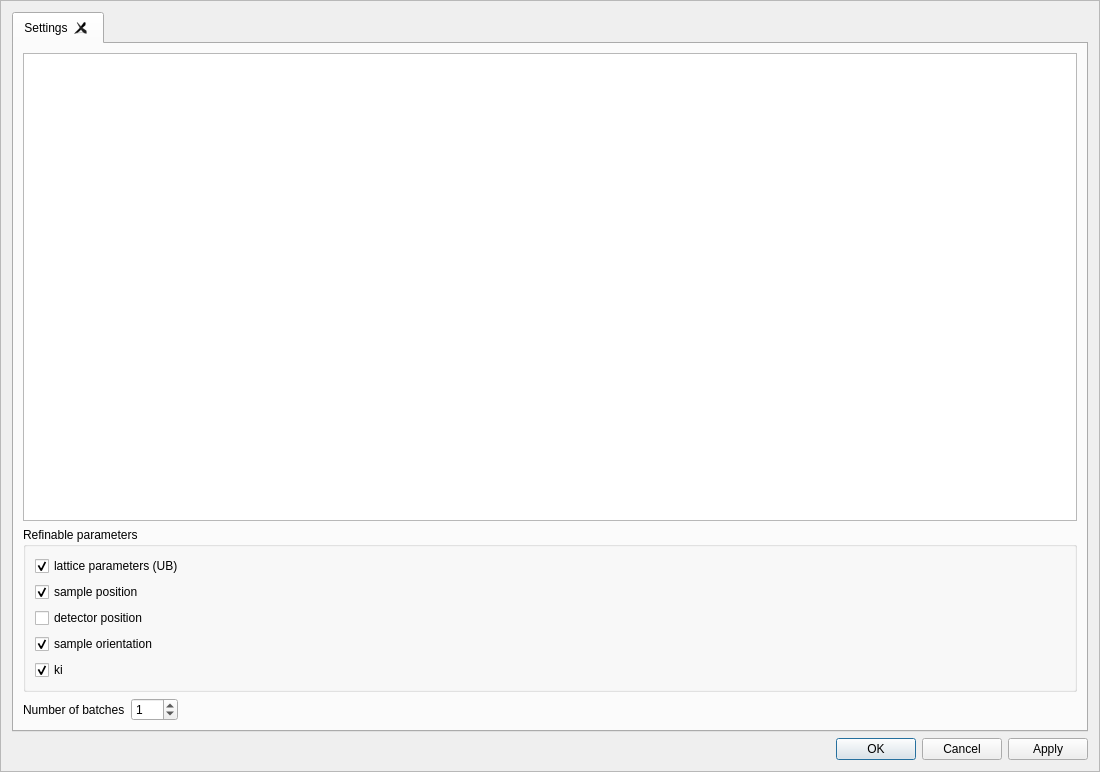
<?xml version="1.0" encoding="UTF-8"?>
<ui version="4.0">
 <class>FrameRefiner</class>
 <widget class="NSXQFrame" name="FrameRefiner">
  <property name="geometry">
   <rect>
    <x>0</x>
    <y>0</y>
    <width>1100</width>
    <height>772</height>
   </rect>
  </property>
  <property name="minimumSize">
   <size>
    <width>1100</width>
    <height>600</height>
   </size>
  </property>
  <property name="windowTitle">
   <string>Frame</string>
  </property>
  <property name="frameShape">
   <enum>QFrame::StyledPanel</enum>
  </property>
  <property name="frameShadow">
   <enum>QFrame::Raised</enum>
  </property>
  <layout class="QVBoxLayout" name="verticalLayout_4">
   <item>
    <widget class="QTabWidget" name="tabs">
     <property name="currentIndex">
      <number>0</number>
     </property>
     <property name="tabsClosable">
      <bool>true</bool>
     </property>
     <widget class="QWidget" name="settings">
      <attribute name="title">
       <string>Settings</string>
      </attribute>
      <layout class="QVBoxLayout" name="verticalLayout_3">
       <item>
        <widget class="PeakTableView" name="peaks"/>
       </item>
       <item>
        <layout class="QVBoxLayout" name="verticalLayout_2">
         <item>
          <widget class="QGroupBox" name="groupBox">
           <property name="title">
            <string>Refinable parameters</string>
           </property>
           <layout class="QVBoxLayout" name="verticalLayout">
            <item>
             <widget class="QCheckBox" name="refine_ub">
              <property name="toolTip">
               <string>&lt;html&gt;&lt;head/&gt;&lt;body&gt;&lt;p&gt;Refine the cell parameters (B matrix) alongside with the U matrix&lt;/p&gt;&lt;/body&gt;&lt;/html&gt;</string>
              </property>
              <property name="text">
               <string>lattice parameters (UB)</string>
              </property>
              <property name="checked">
               <bool>true</bool>
              </property>
             </widget>
            </item>
            <item>
             <widget class="QCheckBox" name="refine_sample_position">
              <property name="toolTip">
               <string>&lt;html&gt;&lt;head/&gt;&lt;body&gt;&lt;p&gt;Refine the sample position (offset according 0,0,0)&lt;/p&gt;&lt;/body&gt;&lt;/html&gt;</string>
              </property>
              <property name="text">
               <string>sample position</string>
              </property>
              <property name="checked">
               <bool>true</bool>
              </property>
             </widget>
            </item>
            <item>
             <widget class="QCheckBox" name="refine_detector_position">
              <property name="toolTip">
               <string>&lt;html&gt;&lt;head/&gt;&lt;body&gt;&lt;p&gt;Refine the detector offsets (according to (0,detector-to-sample-distance,0))&lt;/p&gt;&lt;/body&gt;&lt;/html&gt;</string>
              </property>
              <property name="text">
               <string>detector position</string>
              </property>
             </widget>
            </item>
            <item>
             <widget class="QCheckBox" name="refine_sample_orientation">
              <property name="toolTip">
               <string>&lt;html&gt;&lt;head/&gt;&lt;body&gt;&lt;p&gt;Refine the sample orientation (sample goniometer angles)&lt;/p&gt;&lt;/body&gt;&lt;/html&gt;</string>
              </property>
              <property name="text">
               <string>sample orientation</string>
              </property>
              <property name="checked">
               <bool>true</bool>
              </property>
             </widget>
            </item>
            <item>
             <widget class="QCheckBox" name="refine_ki">
              <property name="toolTip">
               <string>&lt;html&gt;&lt;head/&gt;&lt;body&gt;&lt;p&gt;The direction and norm of the incident beam. By refining the norm of this vector this corresponds to refining the wavelength.&lt;/p&gt;&lt;/body&gt;&lt;/html&gt;</string>
              </property>
              <property name="text">
               <string>ki</string>
              </property>
              <property name="checked">
               <bool>true</bool>
              </property>
             </widget>
            </item>
           </layout>
          </widget>
         </item>
         <item>
          <layout class="QHBoxLayout" name="horizontalLayout">
           <item>
            <widget class="QLabel" name="label">
             <property name="text">
              <string>Number of batches</string>
             </property>
            </widget>
           </item>
           <item>
            <widget class="QSpinBox" name="n_batches">
             <property name="toolTip">
              <string>&lt;html&gt;&lt;head/&gt;&lt;body&gt;&lt;p&gt;Set the number batches used for refining. A batch being a frame interval in which the refined parameters will be constant.&lt;/p&gt;&lt;/body&gt;&lt;/html&gt;</string>
             </property>
             <property name="wrapping">
              <bool>true</bool>
             </property>
             <property name="minimum">
              <number>1</number>
             </property>
             <property name="maximum">
              <number>100</number>
             </property>
             <property name="value">
              <number>1</number>
             </property>
            </widget>
           </item>
           <item>
            <spacer name="horizontalSpacer">
             <property name="orientation">
              <enum>Qt::Horizontal</enum>
             </property>
             <property name="sizeHint" stdset="0">
              <size>
               <width>40</width>
               <height>20</height>
              </size>
             </property>
            </spacer>
           </item>
          </layout>
         </item>
        </layout>
       </item>
      </layout>
     </widget>
    </widget>
   </item>
   <item>
    <widget class="QDialogButtonBox" name="actions">
     <property name="standardButtons">
      <set>QDialogButtonBox::Apply|QDialogButtonBox::Cancel|QDialogButtonBox::Ok</set>
     </property>
    </widget>
   </item>
  </layout>
 </widget>
 <customwidgets>
  <customwidget>
   <class>PeakTableView</class>
   <extends>QTableView</extends>
   <header>PeakTableView.h</header>
  </customwidget>
  <customwidget>
   <class>NSXQFrame</class>
   <extends>QFrame</extends>
   <header>NSXQFrame.h</header>
   <container>1</container>
  </customwidget>
 </customwidgets>
 <resources/>
 <connections/>
</ui>
